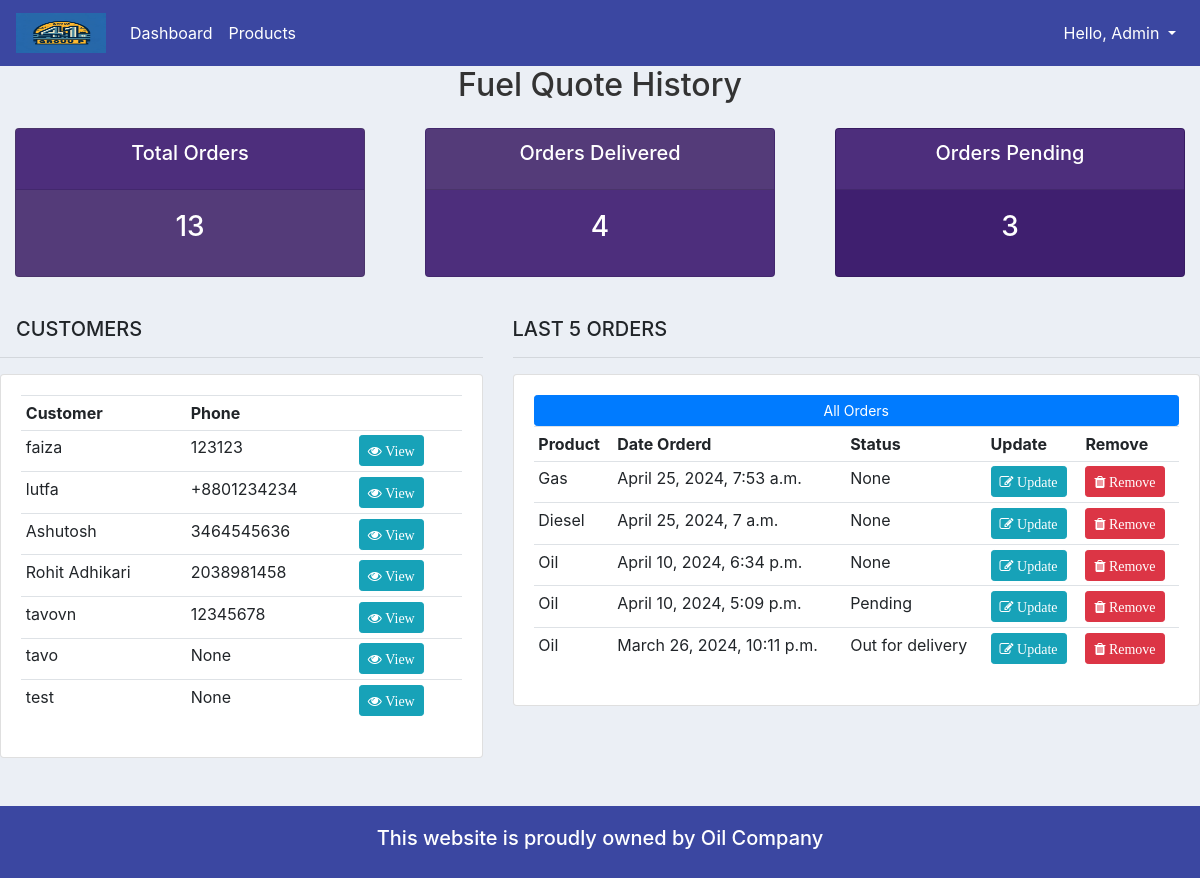
The app's page / (signed in) with its own data.
### accounts/models.py (models this page shows, shortened)
class Customer(models.Model):
    user = models.OneToOneField(User, null=True, blank=True, on_delete=models.CASCADE) # one to one relationships(one customer can have one user and one user can have one customer)
    name = models.CharField(max_length=200, null=True)
    phone = models.CharField(max_length=200, null=True)
    email = models.CharField(max_length=200, null=True)
    profile_pic = models.ImageField(default="profile1.png", null=True, blank=True)
    date_created = models.DateTimeField(auto_now_add=True, null=True)

class Order(models.Model):
    STATUS = (
        ('Pending', 'Pending'),
        ('Out for delivery', 'Out for delivery'),
        ('Delivered', 'Delivered'),
    )
    customer = models.ForeignKey(Customer, null=True, on_delete=models.SET_NULL) # one to many relationships
    product = models.ForeignKey(Product, null=True, on_delete=models.SET_NULL) # one to many relationships
    date_created = models.DateTimeField(auto_now_add=True, null=True)
    status = models.CharField(max_length=200, null=True, choices=STATUS)
    note = models.CharField(max_length=1000, null=True) # for custom Search
    delivery_date = models.DateField(null=True, blank=True)  # Use DateField
    delivery_address = models.CharField(max_length=200, null=True)
    price = models.CharField(max_length=1000, null=True) # for custom Search

class Product(models.Model):
    CATEGORY = (
        ('Indoor', 'Indoor'),
        ('Out Door', 'Out Door'),
    )
    name = models.CharField(max_length=200, null=True)
    price = models.FloatField(null=True)
    category = models.CharField(max_length=200, null=True, choices=CATEGORY)
    description = models.CharField(max_length=200, null=True, blank=True)
    date_created = models.DateTimeField(auto_now_add=True, null=True)
    tags = models.ManyToManyField(Tag) # Many to Many relationships
    def __str__(self):
        return self.name

### accounts/decorators.py (the view)
	def wrapper_function(request, *args, **kwargs):
		group = None
		if request.user.groups.exists():
			group = request.user.groups.all()[0].name
		if group == 'customer':
			return redirect('user-page')
		if group == 'admin':
			return view_func(request, *args, **kwargs)

### accounts/views.py (called while the page is built)
@login_required(login_url='login')
@admin_only # if customer the redirect to user-page and if admin redirect to view_func
def home(request):
    last_five_orders = Order.objects.all().order_by('-date_created')[:5]
    orders = Order.objects.all()
    customers = Customer.objects.all()
    total_customers = customers.count()
    total_orders = orders.count()
    delivered = orders.filter(status='Delivered').count()
    pending = orders.filter(status='Pending').count()
    context = {
        'last_five_orders':last_five_orders,
        'orders':orders,
        'customers':customers,
        'total_customers':total_customers,
        'total_orders':total_orders,
        'delivered':delivered,
        'pending':pending
    }
    return render(request, 'accounts/dashboard.html', context)

### accounts/templates/accounts/dashboard.html
{% extends 'accounts/main.html' %}
{% block content %}
{% include 'accounts/status.html' %}
<br>
<div class="row">
	<div class="col-md-5">
		<h5 class="ml-3">CUSTOMERS</h5>
		<hr>
		<div class="card card-body">
			<table class="table table-sm">
				<tr>
					<th>Customer</th>
					<th>Phone</th>
					<th></th>
				</tr>
				{% for customer in customers %}
					<tr>
						<td>{{ customer.name }}</td>
						<td>{{ customer.phone }}</td>
						<td><a class="btn btn-sm btn-info" href="{% url 'customer' customer.id %}"><i class="fa fa-eye"> View</i></a></td>
					</tr>
				{% endfor %}
			</table>
		</div>
	</div>
	<div class="col-md-7">
		<h5>LAST 5 ORDERS</h5>
		<hr>
		<div class="card card-body">
			<table class="table table-sm">
				<tr>
					<th>Product</th>
					<th>Date Orderd</th>
					<th>Status</th>
					<th>Update</th>
					<th>Remove</th>
				</tr>
				{% for order in last_five_orders %}
					<tr>
						<td>{{ order.product }}</td>
						<td>{{ order.date_created }}</td>
						<td>{{ order.status }}</td>
						<td><a class="btn btn-sm btn-info" href="{% url 'updateOrder' order.id %}"><i class="fa fa-edit"> Update</i></a></td>
						<td><a class="btn btn-sm btn-danger" href="{% url 'delete_order' order.id %}"><i class="fa fa-trash"> Remove</i></a></td>
					</tr>
				{% endfor %}
				<a class="btn btn-primary btn-sm btn-block" href="{% url 'allOrders' %}">All Orders</a>
			</table>
		</div>
	</div>
</div>
{% endblock %}

### accounts/templates/accounts/navbar.html (shortened to what this page needs)
{% load static %}
{% load qr_code %}
<nav class="navbar navbar-expand-lg navbar-dark" style="background-color: #3B47A1;">
  <a class="navbar-brand" href="{% url 'home' %}">
    <img src="{% static 'images/logo1.png' %}" width="90" height="40" alt="">
  </a>
  <div class="collapse navbar-collapse" id="navbarSupportedContent">
    <ul class="navbar-nav mr-auto">
      {% if request.user.is_staff %}
      <li class="nav-item active">
        <a class="nav-link" href="{% url 'home' %}">Dashboard</a>
      </li>
      <li class="nav-item active">
        <a class="nav-link" href="{% url 'products' %}">Products</a>
      </li>
      {% endif %}
    </ul>
    <ul class="navbar-nav">
      <li class="nav-item dropdown">
        <a class="nav-link dropdown-toggle" href="#" id="navbarDropdown" role="button" data-toggle="dropdown"
          aria-haspopup="true" aria-expanded="false" style="color: #fff;">
          Hello, {{request.user}}
        </a>
      </li>
    </ul>
  </div>
</nav>

### static/css/main.css (style rules this page uses)
body { background-color: #ebeff5; }

### records on screen
Customer: name "faiza", phone "123123"
Customer: name "lutfa", phone "+8801234234"
Customer: name "Ashutosh", phone "3464545636"
Customer: name "Rohit Adhikari", phone "2038981458"
Customer: name "tavovn", phone "12345678"
Customer: name "tavo", phone "None"
Customer: name "test", phone "None"
Order: product "Gas", date_created "April 25, 2024, 7:53 a.m.", status "None"
Order: product "Diesel", date_created "April 25, 2024, 7 a.m.", status "None"
Order: product "Oil", date_created "April 10, 2024, 6:34 p.m.", status "None"
Order: product "Oil", date_created "April 10, 2024, 5:09 p.m.", status "Pending"
Order: product "Oil", date_created "March 26, 2024, 10:11 p.m.", status "Out for delivery"

### other values on screen
{{ request.user }} "Admin"
{{ total_orders }} "13"
{{ delivered }} "4"
{{ pending }} "3"
